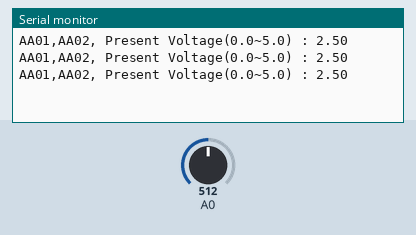
A sketch run on a simulated Arduino Uno, built with avr-gcc and run on an emulated ATmega328P. Parts: the last lines printed to the serial monitor. The test bench sets the inputs (shaded band); at power-on: A0 = 512.

Above: at 1.3 s.
1.4 s: A0 set to 716
At 1.9 s:
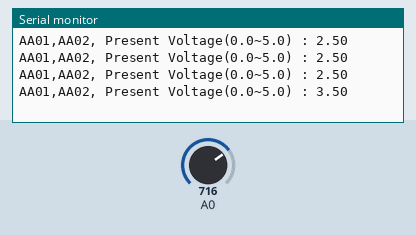
2.9 s: A0 set to 900
At 3.3 s:
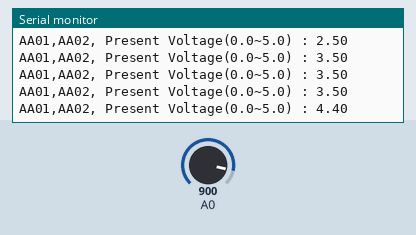
Timing chart, 0 to 5.9 s (numbered marks = the images above; inputs shaded):
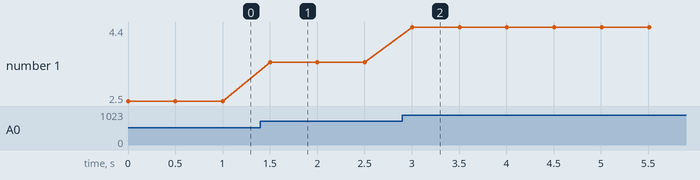

The sketch:

AA02_AnalogRead_fmap.ino
```cpp
void setup() {
  Serial.begin(9600);
}

void loop() {
  int sensorValue = analogRead(A0);
  float voltage = f_map(sensorValue,0,1023,0.0,5.0);
  Serial.print("AA01,AA02, Present Voltage(0.0~5.0) : ");
  Serial.println(voltage);
  delay(500);
}

float f_map(long x, long in_min, long in_max, float out_min, float out_max)
{
  return (x - in_min)*(out_max - out_min)/(in_max-in_min)+out_min;
}
```

Measured:
- after the input at 1.4 s, the serial monitor: prints a new line after 0.10 s (image 1)
- after the input at 2.9 s, the serial monitor: prints a new line after 0.11 s (image 2)
- plotted number 1: 2.5 → 3.5 after the input at 1.4 s, 3.5 → 4.4 after the input at 2.9 s
